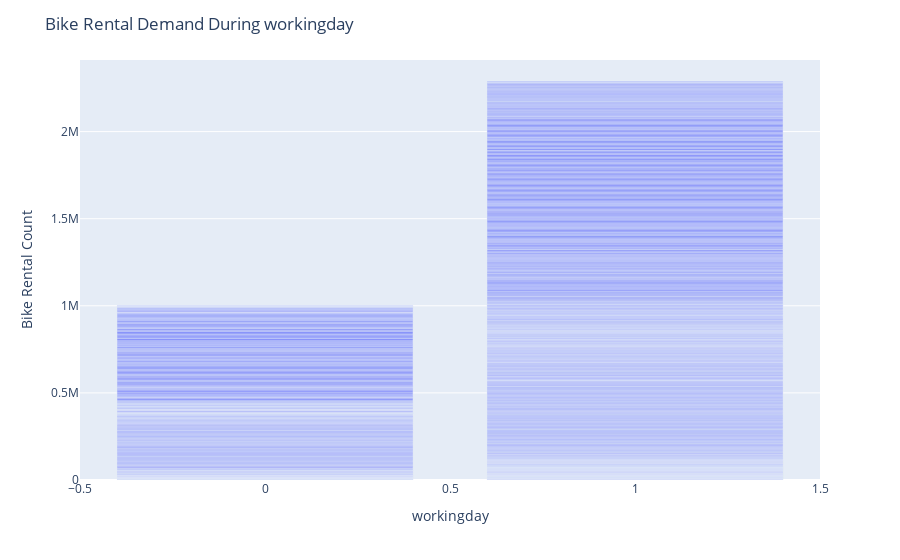

Notebook code for this chart:
### Markdown cell above
### Summary:
- From above, bike demand will be more on during fall i.e. during June, July, August, September

### Code cell
display_bar_plot(
    data=bike,
    x="workingday",
    y="cnt",
    title_text="Bike Rental Demand During workingday",
    xaxis_title_text="workingday",
    yaxis_title_text="Bike Rental Count",
)

### Figure 1 — Plotly figure (JSON) as saved in the notebook; plotly's stock layout.template omitted (floating-point values rounded to 4 significant figures; data arrays with more than 128 entries replaced by an {"elided": "..."} marker saying what was removed)
{"data": [{"alignmentgroup": "True", "hovertemplate": "workingday=%{x}<br>cnt=%{y}<extra></extra>", "legendgroup": "", "marker": {"color": "#636efa", "pattern": {"shape": ""}}, "name": "", "offsetgroup": "", "orientation": "v", "showlegend": false, "textposition": "auto", "type": "bar", "x": {"elided": "730 int values"}, "xaxis": "x", "y": {"elided": "730 int values"}, "yaxis": "y"}], "layout": {"barmode": "relative", "legend": {"tracegroupgap": 0}, "margin": {"t": 60}, "title": {"text": "Bike Rental Demand During workingday"}, "xaxis": {"anchor": "y", "domain": [0, 1], "title": {"text": "workingday"}}, "yaxis": {"anchor": "x", "domain": [0, 1], "title": {"text": "Bike Rental Count"}}}}
